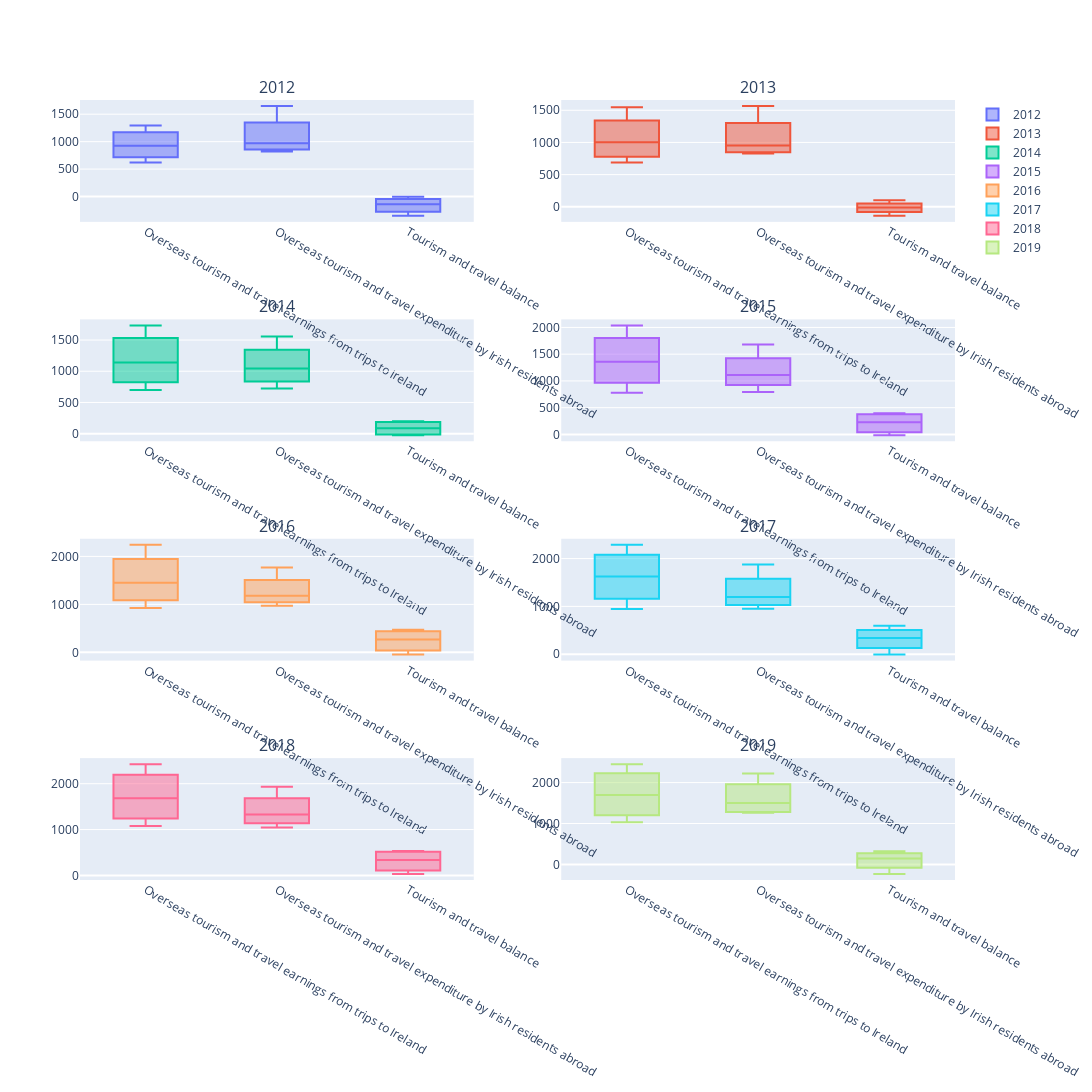

The cell this chart's notebook holds for it:
### Code cell
# grid wise boxplot of the tourism stats
rows=4
cols=2
fig = make_subplots(rows=rows, cols=cols, subplot_titles=(pivot_table.columns[2:]))
x = 2
for i in range(1, rows + 1):
    for j in range(1, cols + 1):
        fig.add_trace(go.Box(x =pivot_table['Type of Expenditure'], y = pivot_table[pivot_table.columns[x]], name=pivot_table.columns[x]) ,
                     row=i,
                     col=j)

        x=x+1

fig.update_layout(height=2000, width=1200)
fig.show()

### Figure 1 — Plotly figure (JSON) as saved in the notebook; plotly's stock layout.template omitted (floating-point values rounded to 4 significant figures)
{"data": [{"name": "2012", "type": "box", "x": ["Overseas tourism and travel earnings from trips to Ireland", "Overseas tourism and travel earnings from trips to Ireland", "Overseas tourism and travel earnings from trips to Ireland", "Overseas tourism and travel earnings from trips to Ireland", "Overseas tourism and travel expenditure by Irish residents abroad", "Overseas tourism and travel expenditure by Irish residents abroad", "Overseas tourism and travel expenditure by Irish residents abroad", "Overseas tourism and travel expenditure by Irish residents abroad", "Tourism and travel balance", "Tourism and travel balance", "Tourism and travel balance", "Tourism and travel balance"], "xaxis": "x", "y": [621, 1048, 1296, 806, 821, 1054, 1648, 889, -200, -6, -351, -83], "yaxis": "y"}, {"name": "2013", "type": "box", "x": ["Overseas tourism and travel earnings from trips to Ireland", "Overseas tourism and travel earnings from trips to Ireland", "Overseas tourism and travel earnings from trips to Ireland", "Overseas tourism and travel earnings from trips to Ireland", "Overseas tourism and travel expenditure by Irish residents abroad", "Overseas tourism and travel expenditure by Irish residents abroad", "Overseas tourism and travel expenditure by Irish residents abroad", "Overseas tourism and travel expenditure by Irish residents abroad", "Tourism and travel balance", "Tourism and travel balance", "Tourism and travel balance", "Tourism and travel balance"], "xaxis": "x2", "y": [688, 1140, 1546, 864, 828, 1037, 1565, 865, -140, 103, -19, -1], "yaxis": "y2"}, {"name": "2014", "type": "box", "x": ["Overseas tourism and travel earnings from trips to Ireland", "Overseas tourism and travel earnings from trips to Ireland", "Overseas tourism and travel earnings from trips to Ireland", "Overseas tourism and travel earnings from trips to Ireland", "Overseas tourism and travel expenditure by Irish residents abroad", "Overseas tourism and travel expenditure by Irish residents abroad", "Overseas tourism and travel expenditure by Irish residents abroad", "Overseas tourism and travel expenditure by Irish residents abroad", "Tourism and travel balance", "Tourism and travel balance", "Tourism and travel balance", "Tourism and travel balance"], "xaxis": "x3", "y": [699, 1331, 1734, 952, 723, 1133, 1559, 952, -24, 198, 175, 0], "yaxis": "y3"}, {"name": "2015", "type": "box", "x": ["Overseas tourism and travel earnings from trips to Ireland", "Overseas tourism and travel earnings from trips to Ireland", "Overseas tourism and travel earnings from trips to Ireland", "Overseas tourism and travel earnings from trips to Ireland", "Overseas tourism and travel expenditure by Irish residents abroad", "Overseas tourism and travel expenditure by Irish residents abroad", "Overseas tourism and travel expenditure by Irish residents abroad", "Overseas tourism and travel expenditure by Irish residents abroad", "Tourism and travel balance", "Tourism and travel balance", "Tourism and travel balance", "Tourism and travel balance"], "xaxis": "x4", "y": [780, 1566, 2037, 1148, 794, 1170, 1680, 1050, -14, 396, 357, 98], "yaxis": "y4"}, {"name": "2016", "type": "box", "x": ["Overseas tourism and travel earnings from trips to Ireland", "Overseas tourism and travel earnings from trips to Ireland", "Overseas tourism and travel earnings from trips to Ireland", "Overseas tourism and travel earnings from trips to Ireland", "Overseas tourism and travel expenditure by Irish residents abroad", "Overseas tourism and travel expenditure by Irish residents abroad", "Overseas tourism and travel expenditure by Irish residents abroad", "Overseas tourism and travel expenditure by Irish residents abroad", "Tourism and travel balance", "Tourism and travel balance", "Tourism and travel balance", "Tourism and travel balance"], "xaxis": "x5", "y": [926, 1655, 2241, 1242, 971, 1243, 1771, 1118, -45, 412, 470, 124], "yaxis": "y5"}, {"name": "2017", "type": "box", "x": ["Overseas tourism and travel earnings from trips to Ireland", "Overseas tourism and travel earnings from trips to Ireland", "Overseas tourism and travel earnings from trips to Ireland", "Overseas tourism and travel earnings from trips to Ireland", "Overseas tourism and travel expenditure by Irish residents abroad", "Overseas tourism and travel expenditure by Irish residents abroad", "Overseas tourism and travel expenditure by Irish residents abroad", "Overseas tourism and travel expenditure by Irish residents abroad", "Tourism and travel balance", "Tourism and travel balance", "Tourism and travel balance", "Tourism and travel balance"], "xaxis": "x6", "y": [945, 1876, 2287, 1377, 952, 1281, 1875, 1107, -7, 595, 412, 270], "yaxis": "y6"}, {"name": "2018", "type": "box", "x": ["Overseas tourism and travel earnings from trips to Ireland", "Overseas tourism and travel earnings from trips to Ireland", "Overseas tourism and travel earnings from trips to Ireland", "Overseas tourism and travel earnings from trips to Ireland", "Overseas tourism and travel expenditure by Irish residents abroad", "Overseas tourism and travel expenditure by Irish residents abroad", "Overseas tourism and travel expenditure by Irish residents abroad", "Overseas tourism and travel expenditure by Irish residents abroad", "Tourism and travel balance", "Tourism and travel balance", "Tourism and travel balance", "Tourism and travel balance"], "xaxis": "x7", "y": [1079, 1970, 2425, 1400, 1047, 1438, 1931, 1223, 32, 532, 494, 177], "yaxis": "y7"}, {"name": "2019", "type": "box", "x": ["Overseas tourism and travel earnings from trips to Ireland", "Overseas tourism and travel earnings from trips to Ireland", "Overseas tourism and travel earnings from trips to Ireland", "Overseas tourism and travel earnings from trips to Ireland", "Overseas tourism and travel expenditure by Irish residents abroad", "Overseas tourism and travel expenditure by Irish residents abroad", "Overseas tourism and travel expenditure by Irish residents abroad", "Overseas tourism and travel expenditure by Irish residents abroad", "Tourism and travel balance", "Tourism and travel balance", "Tourism and travel balance", "Tourism and travel balance"], "xaxis": "x8", "y": [1029, 2012, 2448, 1378, 1260, 1689, 2223, 1308, -231, 323, 225, 70], "yaxis": "y8"}], "layout": {"annotations": [{"font": {"size": 16}, "showarrow": false, "text": "2012", "x": 0.225, "xanchor": "center", "xref": "paper", "y": 1, "yanchor": "bottom", "yref": "paper"}, {"font": {"size": 16}, "showarrow": false, "text": "2013", "x": 0.775, "xanchor": "center", "xref": "paper", "y": 1, "yanchor": "bottom", "yref": "paper"}, {"font": {"size": 16}, "showarrow": false, "text": "2014", "x": 0.225, "xanchor": "center", "xref": "paper", "y": 0.7188, "yanchor": "bottom", "yref": "paper"}, {"font": {"size": 16}, "showarrow": false, "text": "2015", "x": 0.775, "xanchor": "center", "xref": "paper", "y": 0.7188, "yanchor": "bottom", "yref": "paper"}, {"font": {"size": 16}, "showarrow": false, "text": "2016", "x": 0.225, "xanchor": "center", "xref": "paper", "y": 0.4375, "yanchor": "bottom", "yref": "paper"}, {"font": {"size": 16}, "showarrow": false, "text": "2017", "x": 0.775, "xanchor": "center", "xref": "paper", "y": 0.4375, "yanchor": "bottom", "yref": "paper"}, {"font": {"size": 16}, "showarrow": false, "text": "2018", "x": 0.225, "xanchor": "center", "xref": "paper", "y": 0.1562, "yanchor": "bottom", "yref": "paper"}, {"font": {"size": 16}, "showarrow": false, "text": "2019", "x": 0.775, "xanchor": "center", "xref": "paper", "y": 0.1562, "yanchor": "bottom", "yref": "paper"}], "height": 2000, "width": 1200, "xaxis": {"anchor": "y", "domain": [0, 0.45]}, "xaxis2": {"anchor": "y2", "domain": [0.55, 1]}, "xaxis3": {"anchor": "y3", "domain": [0, 0.45]}, "xaxis4": {"anchor": "y4", "domain": [0.55, 1]}, "xaxis5": {"anchor": "y5", "domain": [0, 0.45]}, "xaxis6": {"anchor": "y6", "domain": [0.55, 1]}, "xaxis7": {"anchor": "y7", "domain": [0, 0.45]}, "xaxis8": {"anchor": "y8", "domain": [0.55, 1]}, "yaxis": {"anchor": "x", "domain": [0.8438, 1]}, "yaxis2": {"anchor": "x2", "domain": [0.8438, 1]}, "yaxis3": {"anchor": "x3", "domain": [0.5625, 0.7188]}, "yaxis4": {"anchor": "x4", "domain": [0.5625, 0.7188]}, "yaxis5": {"anchor": "x5", "domain": [0.2812, 0.4375]}, "yaxis6": {"anchor": "x6", "domain": [0.2812, 0.4375]}, "yaxis7": {"anchor": "x7", "domain": [0, 0.1562]}, "yaxis8": {"anchor": "x8", "domain": [0, 0.1562]}}}
